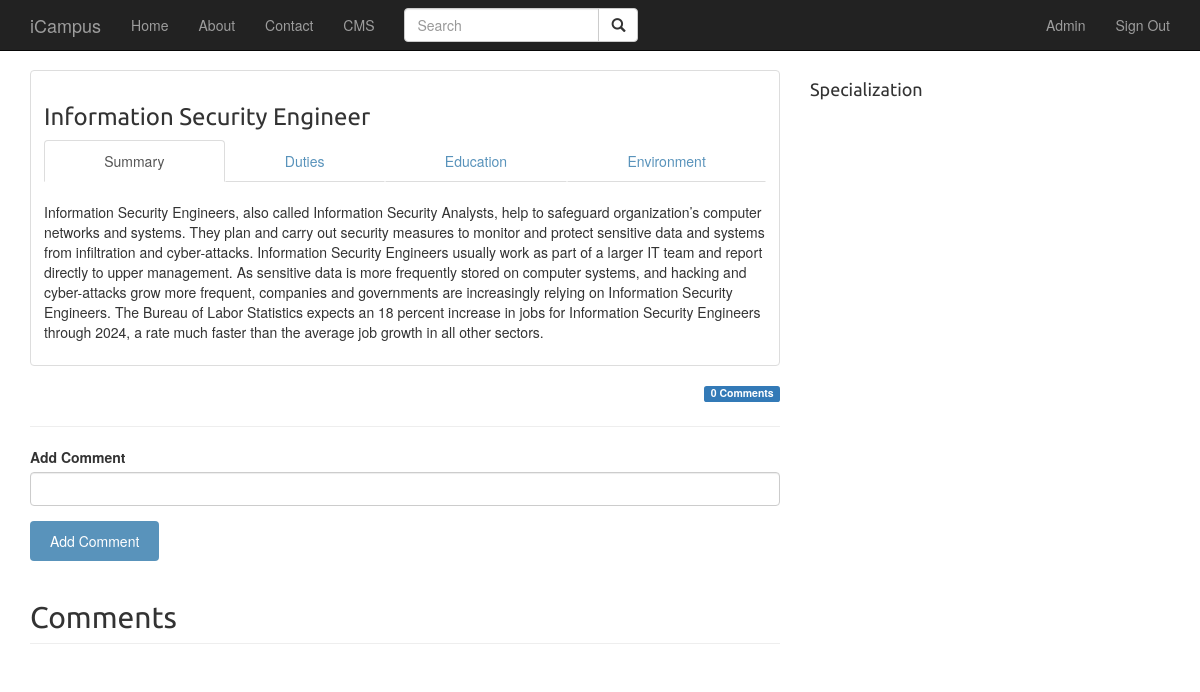
/career/2 (signed in), run on the app's committed database.
### app/models.py (models this page shows, shortened)
class User(UserMixin, db.Model):
    __tablename__='users'
    id = db.Column(db.Integer, primary_key = True)
    email = db.Column(db.String(64), unique=True, index=True)
    username = db.Column(db.String(64), unique=True, index=True)
    password_hash = db.Column(db.String(128))
    role_id = db.Column(db.Integer, db.ForeignKey('roles.id'))
    comments = db.relationship('Comment', backref='owner', lazy='dynamic')
    @property
    def password(self):
        raise AttributeError('password is not a readable attribute')
    def can(self, perm):
        return self.role is not None and self.role.has_permission(perm)

class Career(db.Model):
    __tablename__ = 'careers'
    id = db.Column(db.Integer, primary_key=True)
    name = db.Column(db.String(64))
    overview = db.Column(db.Text)
    image_url = db.Column(db.String, default=None, nullable=True)
    category_id = db.Column(db.Integer, db.ForeignKey('categories.id'))
    comments = db.relationship('Comment', backref='career', lazy='dynamic')
    tags = db.relationship('Tag', secondary=career_tags)

### app/main/views.py (the view, shortened to what this page needs)
@main.route('/career/<int:id>', methods=['GET', 'POST'])
def career_detail(id):
    form = CommentForm()
    career = Career.query.filter_by(id=id).first()
    comments = career.comments
    return render_template('career_detail.html', career=career, comments=comments, form=form)

### app/main/forms.py
class CommentForm(FlaskForm):
	content = StringField('Add Comment', validators=[DataRequired()])
	submit = SubmitField('Add Comment')

### app/main/__init__.py (called while the page is built)
@main.app_context_processor
def inject_permissions():
    return dict(Permission=Permission)

### app/models.py (called while the page is built)
@login_manager.user_loader
def load_user(user_id):
    return User.query.get(int(user_id))

    def has_permission(self, perm):
        return self.permissions & perm == perm

### app/templates/career_detail.html (shortened to what this page needs)
{% extends 'base.html' %}
{% import 'bootstrap/wtf.html' as wtf %}
{% block page_content %}
<div class="row">
	<div class="col-sm-8">
        <div class="thumbnail">
	        <div class="caption">
	        	<h3>{{ career.name }}</h3>
		        <ul id="myTab" class='nav nav-tabs nav-justified'>
		        	<li class="active"><a href="#overview" data-toggle="tab">Summary</a></li>
		        	<li><a href="#duties" data-toggle="tab">Duties</a></li>
		        	<li><a href="#education" data-toggle="tab">Education</a></li>
		        	<li><a href="work-environment" data-toggle="tab">Environment</a></li>
		        </ul>
		        <div class="tab-content">
		        	<div class="tab-pane fade in active" id="overview">
		        		<br>
		        		<p>{{ career.overview }}</p>
		        	</div>
		        </div>
		    </div>
        </div>
        <div>
    		<span class="label label-primary pull-right">
    			{{ career.comments.count() }} Comments
    		</span>
			<br>
			<hr/>
        </div>
        <div>
		    <div class="">
                {{ wtf.quick_form(form) }}
            </div>
		</div>
		<div>
	    	<h2 class="page-header">Comments</h2>
		</div>
	</div>
	<div class="col-sm-4">
		<div>
			<h4>Specialization</h4>
		</div>
	</div>
</div>
{% endblock %}

### app/templates/base.html (shortened to what this page needs)
{% extends "bootstrap/base.html" %}
{% block head %}
    {{ super() }}
    <link rel="stylesheet" href="{{ url_for('static', filename = 'css/base.css') }}">
    <link rel="stylesheet" href="{{ url_for('static', filename = 'css/comment.css') }}">
{% endblock %}
{% block navbar %}
<div class="navbar navbar-inverse navbar-fixed-top" role="navigation">
    <div class="container">
        <div class="navbar-header">
            <a class="navbar-brand" href="/">iCampus</a>
        </div>
        <div class="navbar-collapse collapse">
            <ul class="nav navbar-nav">
                <li><a href="/">Home</a></li>
                <li><a href="/about">About</a></li>
                <li><a href="/contact">Contact</a></li>
                {% if current_user.can(Permission.WRITE) %}
                <li><a href="/cms">CMS</a></li>
                {% endif %}
            </ul>
            <form class="navbar-form navbar-left" role="search">
                <div class="input-group">
                    <input type="text" class="form-control" placeholder="Search" name="q">
                    <div class="input-group-btn">
                        <button class="btn btn-default" type="submit"><i class="glyphicon glyphicon-search"></i></button>
                    </div>
                </div>
            </form>
            <ul class="nav navbar-nav navbar-right">
                {% if current_user.is_authenticated %}
                <li style=""><a href="">{{ current_user.username | capitalize }}</a></li>
                <li><a href="{{ url_for('auth.logout') }}">Sign Out</a></li>
                {% else %}
                <li><a href="{{ url_for('auth.login') }}">Sign In</a></li>
                <li><a href="{{ url_for('auth.register') }}">Register</a></li>
                {% endif %}
            </ul>
        </div>
    </div>
</div>
{% endblock %}
{% block content %}
<div class="container">
    {% block page_content %}{% endblock %}
</div>
{% endblock %}

### app/static/css/base.css (style rules this page uses)
h1, h2, h3, h4, h5 , h6 { font-family: 'Ubuntu', sans-serif; font-weight:normal; }
body { padding-top: 70px; }
a { text-decoration:none; color:#5993bb; }
a.button, input[type="submit"] { color:#fff; background:#5993bb; border-radius:4px; padding:10px 20px; font-size:14px; border:0; }

### data on the page
User: username "Admin"
Career: name "Information Security Engineer", overview "Information Security Engineers, also called Information Security Analysts, help to safeguard organization’s computer networks and systems. They plan and carry out security measures to monitor and protect sensitive data and systems from infiltration and cyber-attacks. Information Security Engineers usually work as part of a larger IT team and report directly to upper management. As sensitive data is more frequently stored on computer systems, and hacking and cyber-attacks grow more frequent, companies and governments are increasingly relying on Information Security Engineers. The Bureau of Labor Statistics expects an 18 percent increase in jobs for Information Security Engineers through…"

### other printed values
{{ career.comments.count() }} "0"
